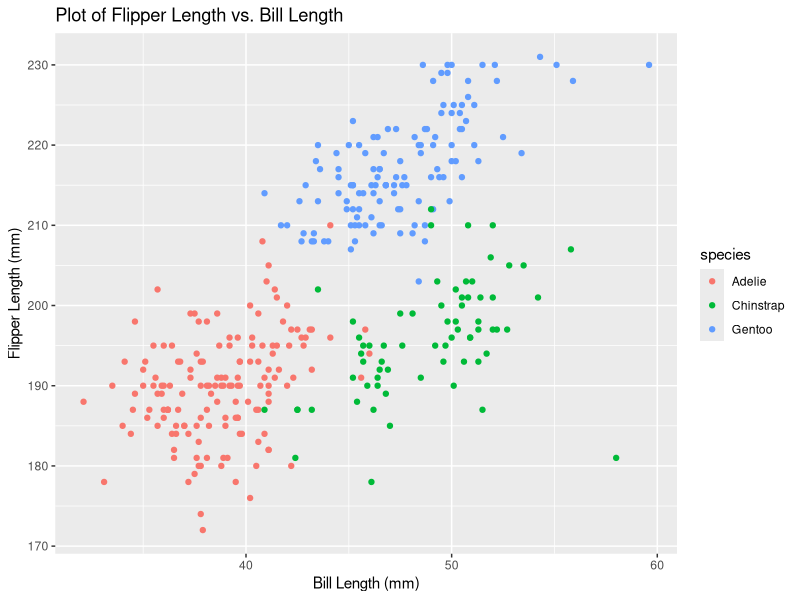
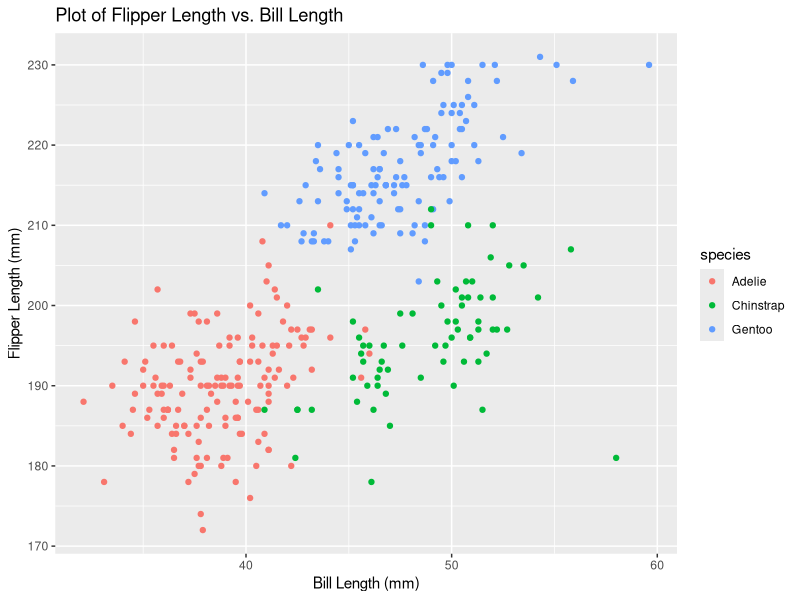

Recreate these plots in R, in order.
## ---- chunk 1
knitr::opts_chunk$set(echo = TRUE)
library(tidyverse)
## ---- chunk 2

data("penguins", package = "palmerpenguins")

## ---- chunk 3

flipper_bill_plot = ggplot(data = penguins, 
       aes(x = bill_length_mm, 
           y = flipper_length_mm,
           col = species)) + 
  geom_point() + 
  labs(title = "Plot of Flipper Length vs. Bill Length",
       x = "Bill Length (mm)",
       y = "Flipper Length (mm)")

flipper_bill_plot

ggsave(filename = "flipper_bill_plot.png",
  plot = flipper_bill_plot)

## ---- chunk 4

problem_2_df = tibble(
  random_normal = rnorm(10, mean = 0, sd = 1),
  logical = random_normal > 0,
  character = c("a", "b", "c", "d", "e", "f", "g", "h", "i", "j"),
  factor = factor(
    c("High", "Medium", "Low", "Low", "Medium", 
      "Medium", "High", "Low", "High", "Low"))
)

problem_2_df

## ---- chunk 5

problem_2_df %>% 
  pull(random_normal) %>% 
  mean()

## ---- chunk 6

problem_2_df %>% 
  pull(logical) %>% 
  mean()

